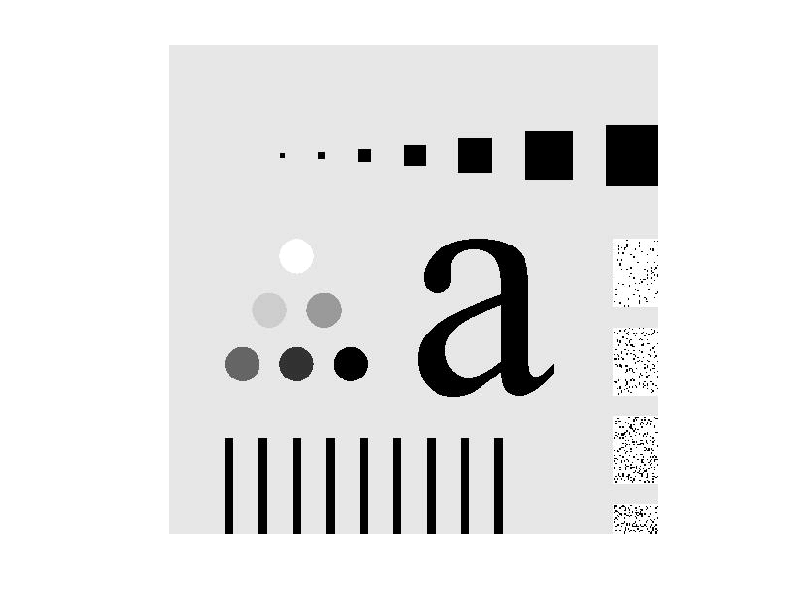

Here is the MATLAB script that generated this plot: (Note: this script raises an error after producing the figure.)
load('dip_hw_2.mat');

count=3;
figure(count);imshow(demo2Im1);
count=count+1;
imOut = myFiltFreq(demo2Im1, myLowPassIdeal(200 , 500));

figure(count);imshow(imOut);
count=count+1;

figure(count);imshow(demo2Im2);
count=count+1;
imOut = myFiltFreq(demo2Im2, myLowPassIdeal(200 , 500));

figure(count);imshow(imOut);
count=count+1;


figure(count);imshow(demo2Im1);
count=count+1;
imOut = myFiltFreq(demo2Im1, myLowPassButterworth(200 ,5, 500));

figure(count);imshow(imOut);
count=count+1;

figure(count);imshow(demo2Im2);
count=count+1;
imOut = myFiltFreq(demo2Im2, myLowPassButterworth(200 ,5, 500));

figure(count);imshow(imOut);
count=count+1;



figure(count);imshow(demo2Im1);
count=count+1;
imOut = myFiltFreq(demo2Im1, myLowPassGauss(150 , 500));

figure(count);imshow(imOut);
count=count+1;

figure(count);imshow(demo2Im2);
count=count+1;
imOut = myFiltFreq(demo2Im2, myLowPassGauss(150 , 500));

figure(count);imshow(imOut);
count=count+1;




%-------------------------------------------------------------------------------------




count=3;
figure(count);imshow(demo2Im1);
count=count+1;
imOut = myFiltFreq(demo2Im1, myHighPassIdeal(150 , 500));

figure(count);imshow(imOut);
count=count+1;

figure(count);imshow(demo2Im2);
count=count+1;
imOut = myFiltFreq(demo2Im2, myHighPassIdeal(150 , 500));

figure(count);imshow(imOut);
count=count+1;


figure(count);imshow(demo2Im1);
count=count+1;
imOut = myFiltFreq(demo2Im1, myHighPassButterworth(150 ,5, 500));

figure(count);imshow(imOut);
count=count+1;

figure(count);imshow(demo2Im2);
count=count+1;
imOut = myFiltFreq(demo2Im2, myHighPassButterworth(150 ,5, 500));

figure(count);imshow(imOut);
count=count+1;



figure(count);imshow(demo2Im1);
count=count+1;
imOut = myFiltFreq(demo2Im1, myHighPassGauss(150 , 500));

figure(count);imshow(imOut);
count=count+1;

figure(count);imshow(demo2Im2);
count=count+1;
imOut = myFiltFreq(demo2Im2, myHighPassGauss(150 , 500));

figure(count);imshow(imOut);
count=count+1;


%-------------------------------------------------------------------------------------




count=3;
figure(count);imshow(demo2Im1);
count=count+1;
imOut = myFiltFreq(demo2Im1, myBandPassIdeal(200,400, 500));

figure(count);imshow(imOut);
count=count+1;

figure(count);imshow(demo2Im2);
count=count+1;
imOut = myFiltFreq(demo2Im2, myBandPassIdeal(200,400, 500));

figure(count);imshow(imOut);
count=count+1;


figure(count);imshow(demo2Im1);
count=count+1;
imOut = myFiltFreq(demo2Im1, myBandPassButterworth(200,400 ,5, 500));

figure(count);imshow(imOut);
count=count+1;

figure(count);imshow(demo2Im2);
count=count+1;
imOut = myFiltFreq(demo2Im2, myBandPassButterworth(200,400 ,5, 500));

figure(count);imshow(imOut);
count=count+1;



figure(count);imshow(demo2Im1);
count=count+1;
imOut = myFiltFreq(demo2Im1, myBandPassGauss(150,300, 500));

figure(count);imshow(imOut);
count=count+1;

figure(count);imshow(demo2Im2);
count=count+1;
imOut = myFiltFreq(demo2Im2, myBandPassGauss(150,300, 500));

figure(count);imshow(imOut);
count=count+1;


